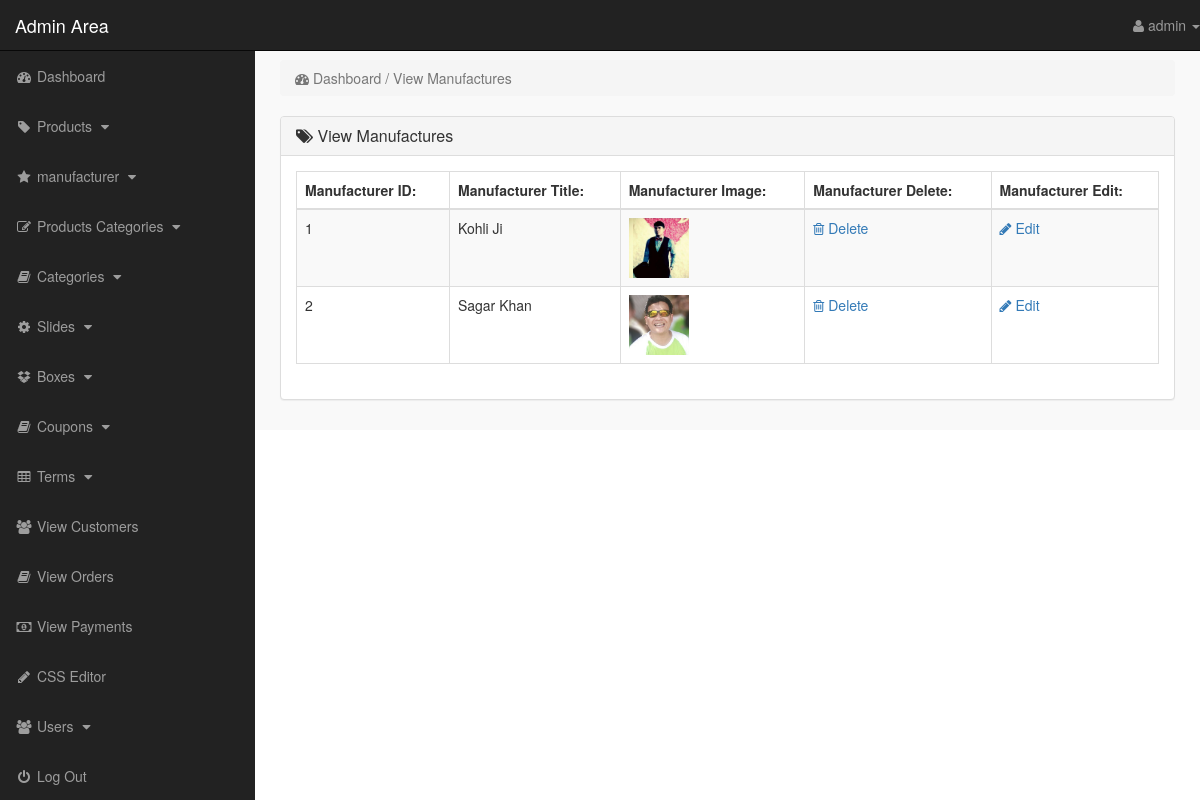
The page /admin_area/index.php?view_manufacturers (signed in) on the database its author committed.
### tables this page shows
CREATE TABLE `manufacturers` (
  `manufacturer_id` int(10) NOT NULL,
  `manufacturer_title` text NOT NULL,
  `manufacturer_top` text NOT NULL,
  `manufacturer_image` text NOT NULL
);

### admin_area/view_manufacturers.php (the view)
<?php
    if(!isset($_SESSION['admin_email'])){
        echo "<script>window.open('login.php','_self')</script>";
    }else{
?>
<div class="row">
    <div class="col-lg-12">
        <ol class="breadcrumb">
            <li class="active">
                <i class="fa fa-dashboard"></i> Dashboard / View Manufactures
            </li>
        </ol>
    </div>
</div>
<div class="row">
    <div class="col-lg-12">
        <div class="panel panel-default">
            <div class="panel-heading">
               <h3 class="panel-title">
                   <i class="fa fa-tags"></i>  View Manufactures
               </h3>
            </div>
            <div class="panel-body">
                <div class="table-responsive">
                    <table class="table table-striped table-bordered table-hover">
                        <thead>
                            <tr>
                                <th> Manufacturer ID: </th>
                                <th> Manufacturer Title: </th>
                                <th> Manufacturer Image: </th>
                                <th> Manufacturer Delete: </th>
                                <th> Manufacturer Edit: </th>
                            </tr>
                        </thead>
                        <tbody>
                            <?php
                                $i=0;
                                $get_manufacturer = "select * from manufacturers";
                                $run_manufacturer = mysqli_query($con,$get_manufacturer);
                                while($row_manufacturer=mysqli_fetch_array($run_manufacturer)){
                                    $manufacturer_id = $row_manufacturer['manufacturer_id'];
                                    $manufacturer_title = $row_manufacturer['manufacturer_title'];
                                    $manufacturer_image = $row_manufacturer['manufacturer_image'];
                                    $i++;
                            ?>
                            <tr>
                                <td> <?php echo $i; ?> </td>
                                <td> <?php echo $manufacturer_title; ?> </td>
                                <td> <img src="other_images/<?php echo $manufacturer_image; ?>" width="60" height="60"></td>
                                <td>
                                     <a href="index.php?delete_manufacturer=<?php echo $manufacturer_id; ?>">
                                        <i class="fa fa-trash-o"></i> Delete
                                     </a>
                                </td>
                                <td>
                                     <a href="index.php?edit_manufacturer=<?php echo $manufacturer_id; ?>">
                                        <i class="fa fa-pencil"></i> Edit
                                     </a>
                                </td>
                            </tr>
                            <?php } ?>
                        </tbody>
                    </table>
                </div>
            </div>
        </div>
    </div>
</div>
<?php } ?>

### admin_area/includes/sidebar.php (shortened to what this page needs)
<?php
    if(!isset($_SESSION['admin_email'])){
        echo "<script>window.open('login.php','_self')</script>";
    }else{
?>
<nav class="navbar navbar-inverse navbar-fixed-top">
    <div class="navbar-header">
        <a href="index.php?dashboard" class="navbar-brand">Admin Area</a>
    </div>
    <ul class="nav navbar-right top-nav">
        <li class="dropdown">
            <a href="#" class="dropdown-toggle" data-toggle="dropdown">
                <i class="fa fa-user"></i> <?php echo $admin_name;  ?> <b class="caret"></b>
            </a>
        </li>
    </ul>
    <div class="collapse navbar-collapse navbar-ex1-collapse">
        <ul class="nav navbar-nav side-nav">
            <li>
                <a href="index.php?dashboard">
                        <i class="fa fa-fw fa-dashboard"></i> Dashboard
                </a>
            </li>
            <li>
                <a href="#" data-toggle="collapse" data-target="#products">
                        <i class="fa fa-fw fa-tag"></i> Products
                        <i class="fa fa-fw fa-caret-down"></i>
                </a>
            </li>
            <li>
                <a href="#" data-toggle="collapse" data-target="#manufacturer">
                        <i class="fa fa-fw fa-star"></i> manufacturer
                        <i class="fa fa-fw fa-caret-down"></i>
                </a>
            </li>
            <li>
                <a href="#" data-toggle="collapse" data-target="#p_cat">
                        <i class="fa fa-fw fa-edit"></i> Products Categories
                        <i class="fa fa-fw fa-caret-down"></i>
                </a>
            </li>
            <li>
                <a href="#" data-toggle="collapse" data-target="#cat">
                        <i class="fa fa-fw fa-book"></i> Categories
                        <i class="fa fa-fw fa-caret-down"></i>
                </a>
            </li>
            <li>
                <a href="#" data-toggle="collapse" data-target="#slides">
                        <i class="fa fa-fw fa-gear"></i> Slides
                        <i class="fa fa-fw fa-caret-down"></i>
                </a>
            </li>
            <li>
                <a href="#" data-toggle="collapse" data-target="#boxes">
                        <i class="fa fa-fw fa-dropbox"></i> Boxes
                        <i class="fa fa-fw fa-caret-down"></i>
                </a>
            </li>
            <li>
                <a href="#" data-toggle="collapse" data-target="#coupon">
                        <i class="fa fa-fw fa-book"></i> Coupons
                        <i class="fa fa-fw fa-caret-down"></i>
                </a>
            </li>
            <li>
                <a href="#" data-toggle="collapse" data-target="#terms">
                        <i class="fa fa-fw fa-table"></i> Terms
                        <i class="fa fa-fw fa-caret-down"></i>
                </a>
            </li>
            <li>
                <a href="index.php?view_customers">
                    <i class="fa fa-fw fa-users"></i> View Customers
                </a>
            </li>
            <li>
                <a href="index.php?view_orders">
                    <i class="fa fa-fw fa-book"></i> View Orders
                </a>
            </li>
            <li>
                <a href="index.php?view_payments">
                    <i class="fa fa-fw fa-money"></i> View Payments
                </a>
            </li>
            <li>
                <a href="index.php?edit_css">
                    <i class="fa fa-fw fa-pencil"></i> CSS Editor
                </a>
            </li>
            <li>
                <a href="#" data-toggle="collapse" data-target="#users">
                        <i class="fa fa-fw fa-users"></i> Users
                        <i class="fa fa-fw fa-caret-down"></i>
                </a>
            </li>
            <li>
                <a href="logout.php">
                    <i class="fa fa-fw fa-power-off"></i> Log Out
                </a>
            </li>
        </ul>
    </div>
</nav>
<?php } ?>

### admin_area/css/style.css (style rules this page uses)
body { margin-top: 100px; }
@media (min-width: 768px) { body { margin-top: 50px; } }
.top-nav { 0 15px; }
.top-nav>li { float: left; display: inline-block; }
.top-nav>li>a { color: #999999; line-height: 20px; padding-top: 15px; padding-bottom: 15px; }
@media (min-width: 768px) { .side-nav { position: fixed; top: 51px; bottom: 0; width: 255px; overflow-y: auto; overflow-x: hidden; background-color: #222222; padding-bottom: 40px; border-radius: 0; } }
@media (min-width: 768px) { .side-nav>li>a { width: 255px; } }
.panel-body { border-radius: 5px; }

### rows shown on the page
manufacturers: manufacturer_title "Kohli Ji", manufacturer_image (picture)
manufacturers: manufacturer_title "Sagar Khan", manufacturer_image (picture)

### other values the page prints
$admin_name "admin"
